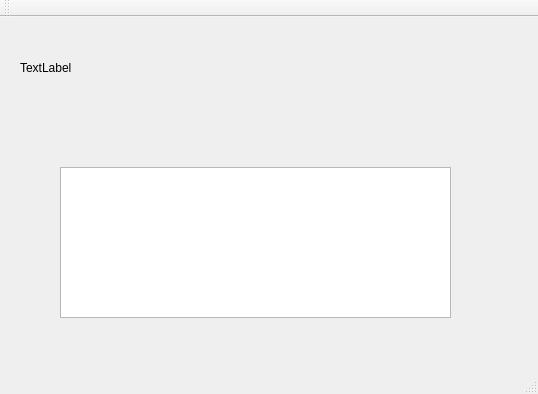
<?xml version="1.0" encoding="UTF-8"?>
<ui version="4.0">
 <class>FenServeur</class>
 <widget class="QMainWindow" name="FenServeur">
  <property name="geometry">
   <rect>
    <x>0</x>
    <y>0</y>
    <width>538</width>
    <height>394</height>
   </rect>
  </property>
  <property name="windowTitle">
   <string>FenServeur</string>
  </property>
  <widget class="QWidget" name="centralWidget">
   <widget class="QLabel" name="etatServeur">
    <property name="geometry">
     <rect>
      <x>20</x>
      <y>10</y>
      <width>221</width>
      <height>81</height>
     </rect>
    </property>
    <property name="text">
     <string>TextLabel</string>
    </property>
   </widget>
   <widget class="QTextEdit" name="BoiteDialog">
    <property name="geometry">
     <rect>
      <x>60</x>
      <y>150</y>
      <width>391</width>
      <height>151</height>
     </rect>
    </property>
   </widget>
  </widget>
  <widget class="QMenuBar" name="menuBar">
   <property name="geometry">
    <rect>
     <x>0</x>
     <y>0</y>
     <width>538</width>
     <height>21</height>
    </rect>
   </property>
  </widget>
  <widget class="QToolBar" name="mainToolBar">
   <attribute name="toolBarArea">
    <enum>TopToolBarArea</enum>
   </attribute>
   <attribute name="toolBarBreak">
    <bool>false</bool>
   </attribute>
  </widget>
  <widget class="QStatusBar" name="statusBar"/>
 </widget>
 <layoutdefault spacing="6" margin="11"/>
 <resources/>
 <connections/>
</ui>
